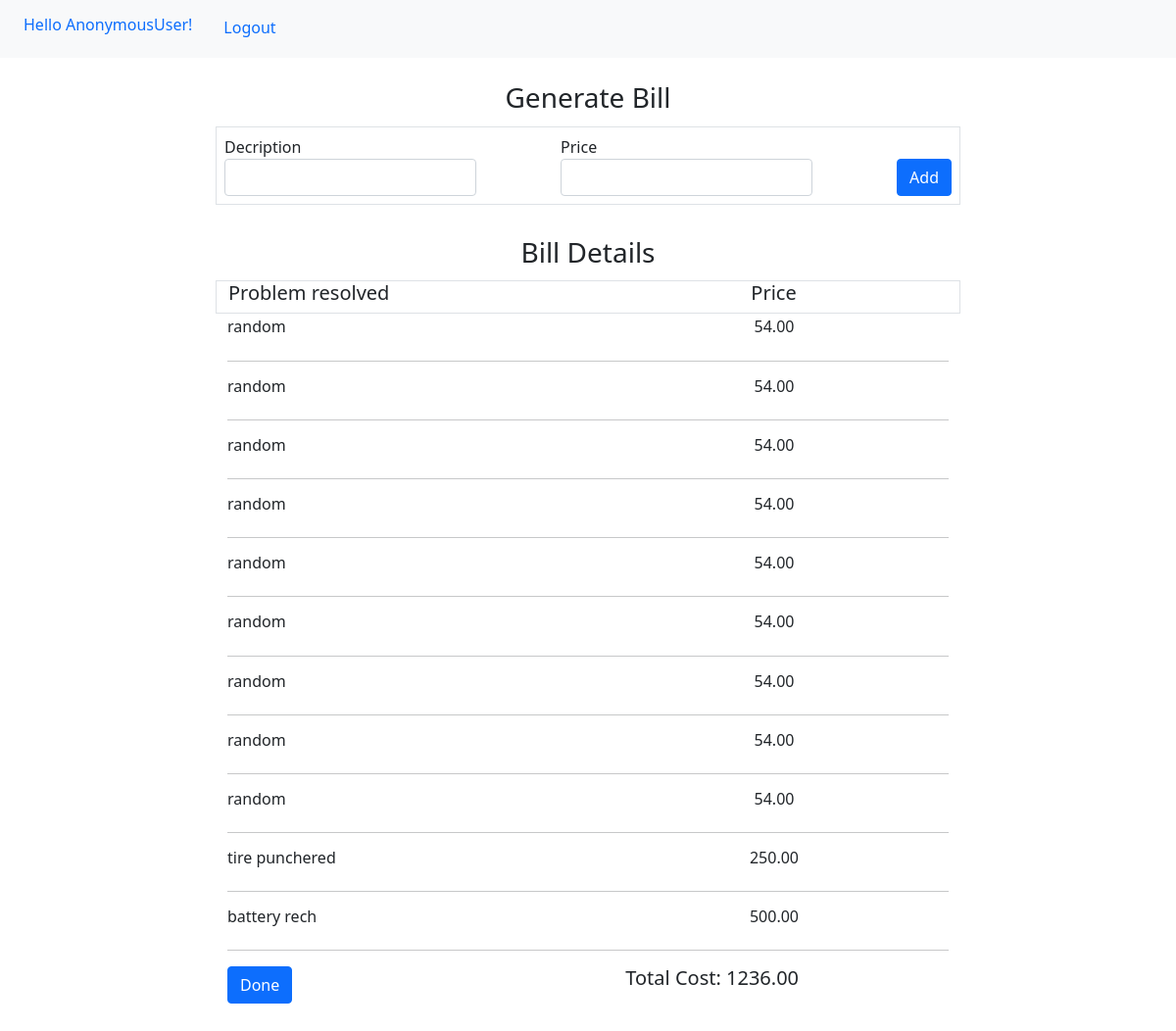
Screenshot of /mechanic/create_bill/1 with the database file from the repository.
### mechanics/models.py (models this page shows)
class BillGenerated(models.Model):
    associatedRequest=models.ForeignKey(BookingRequest, on_delete=models.CASCADE)
    problemResolved=models.CharField(max_length=300)
    cost=models.DecimalField(max_digits=5,decimal_places=2)

class BookingRequest(models.Model):
    requestedBy=models.ForeignKey(Customer,on_delete=models.CASCADE)
    requestedTo=models.ForeignKey(ServiceCenter,on_delete=models.CASCADE)
    assignedMechanic=models.ForeignKey(Mechanic,on_delete=models.CASCADE,blank=True,null=True)
    vehicleNumber=models.DecimalField(max_digits=6,decimal_places=0)
    vehicleType=models.IntegerField(choices=vehicleTypes)
    requestState=models.IntegerField(choices=requestStates)
    problemDescriptionByCustomer=models.CharField(max_length=500)
    problemDescriptionByMech=models.CharField(max_length=500,blank=True,null=True)
    mechanicArrived=models.BooleanField(default=False)  #customer has to marked as arrived
    bill=models.DecimalField(max_digits=8,decimal_places=2,default=0)
    requestedTime=models.DateTimeField()
    requestAcceptanceTime=models.DateTimeField(blank=True,null=True)
    mechanicArrivalTime=models.DateTimeField(blank=True,null=True)
    serviceCompleteTime=models.DateTimeField(blank=True,null=True)
    locationState=models.CharField(max_length=500)
    locationCity=models.CharField(max_length=500)
    locationPinCode=models.DecimalField(max_digits=6,decimal_places=0)
    address=models.CharField(max_length=500)# this will be added from gmap api

### mechanics/views.py (the view, shortened to what this page needs)
# urls.py: path('create_bill/<int:reqid>',views.createBill,name="createbill"),
def createBill(request,reqid):
    reqObj=BookingRequest.objects.get(id=reqid)
    billObjects=BillGenerated.objects.filter(associatedRequest=reqObj)
    totalBill=0
    for obj in billObjects:
        totalBill+=obj.cost
    reqObj.bill=totalBill
    reqObj.save()
    context={
        'reqid':reqid,
        'billObjects':billObjects,
        'totalBill':totalBill
    }
    return render(request,'mechanics/bill.html',context)

### mechanics/templates/mechanics/bill.html (shortened to what this page needs)
<!DOCTYPE html>
<html lang="en">
<head>
<link href="https://cdn.jsdelivr.net/npm/bootstrap@5.0.0-beta3/dist/css/bootstrap.min.css" rel="stylesheet">
</head>
<body>
    <ul class="nav bg-light p-2">
        <li class="nav-item">
          <h6 class="nav-link active" aria-current="page">Hello {{user}}!</h6>
        </li>
        <li class="nav-item">
          <a class="nav-link" href="{% url 'logout' %}">Logout</a>
        </li>
      </ul>
    <div class="container mt-4">
        <h3 class="text-center mb-1">Generate Bill</h3>
        <div class="row">
            <div class="border mt-2 mb-2 mx-auto col-md-8 p-2">
                <form class="d-flex justify-content-between align-items-center"action="{% url 'createbill' reqid %}" method="post">
                    <div class="ml-1">
                        <label for="{{filed.id_for_label}}">Decription</label>
                        <input class="form-control" type="text" name="problemSolved">
                    </div>
                    <div class="ml-1">
                        <label for="{{filed.id_for_label}}">Price</label>
                        <input class="form-control" type="number" name="cost">
                    </div>
                    <div>
                        <button class="btn btn-primary mt-4 ml-1" type="submit">Add</button>
                    </div>
                </form>
            </div>
        </div>
        <h3 class="text-center mt-4">Bill Details</h3>
        <div class="row" id="hiddenRow">
            <div class="mt-1 mx-auto col-md-8">
                <div class="border row">
                    <div class="col-6 ">
                        <h5>Problem resolved</h5>
                    </div>
                    <div class="col-6 text-center">
                        <h5>Price</h5>
                    </div>
                </div>
            </div>
            <div class="mt-1 mx-auto col-md-8 mb-4" id="displayPriceRange">
                {% for billObj in billObjects %}
                <div class="row">
                    <div class="col-6">
                        <h6>{{billObj.problemResolved}}</h6>
                    </div>
                    <div class="col-6 text-center">
                        <h6>{{billObj.cost}}</h6>
                    </div>
                    </div>
                    <hr>
                    {% endfor %}
                    <div class="row">
                        <div class="col-4">
                            <a type="button" href="{% url 'requestcompleted' reqid %}" class="btn btn-primary mb-4" ">
                                Done
                            </a>
                        </div>
                        <div class="col-8">
                            <h5 class="text-center">Total Cost: {{totalBill}}</h5>
                        </div>
                    </div>
        </div>
    </div>
</div>
</body>
</html>

### rows the page displays
BillGenerated: problemResolved "random", cost "54.00"
BillGenerated: problemResolved "random", cost "54.00"
BillGenerated: problemResolved "random", cost "54.00"
BillGenerated: problemResolved "random", cost "54.00"
BillGenerated: problemResolved "random", cost "54.00"
BillGenerated: problemResolved "random", cost "54.00"
BillGenerated: problemResolved "random", cost "54.00"
BillGenerated: problemResolved "random", cost "54.00"
BillGenerated: problemResolved "random", cost "54.00"
BillGenerated: problemResolved "tire punchered", cost "250.00"
BillGenerated: problemResolved "battery rech", cost "500.00"
BookingRequest: bill "1236.00"

### other values shown
{{ user }} "AnonymousUser"
